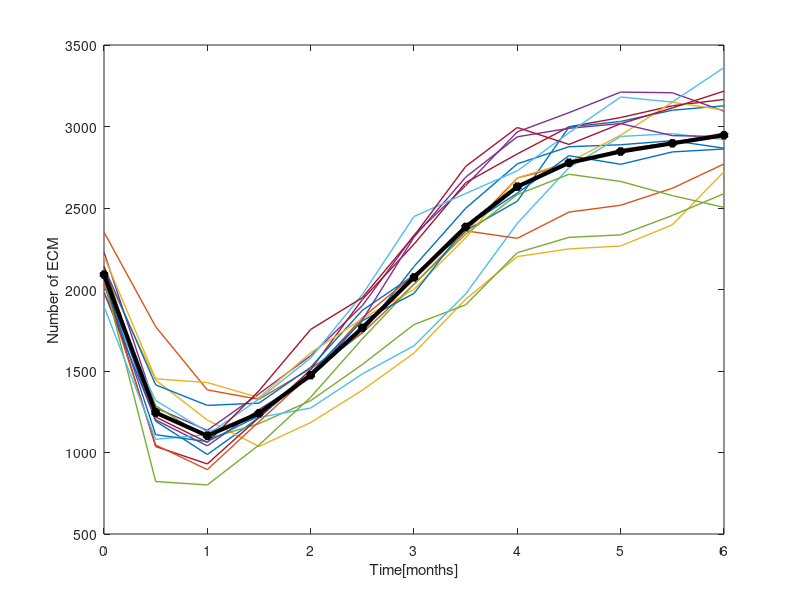

Write the MATLAB code that produced this figure.
% postprocessing reviewer
clear variables
close all
clc

load ECM_MEDIA.mat
ECM_MEDIA(:,1:4)=[];
ECM_MEDIA_MEAN = mean(ECM_MEDIA,1);
TIME2=(0:0.5:6);

plot(TIME2,ECM_MEDIA,'-','linewidth',1);
hold on
plot(TIME2,ECM_MEDIA_MEAN,'k*-','linewidth',3);
xlabel('Time[months]')
ylabel('Number of ECM')
